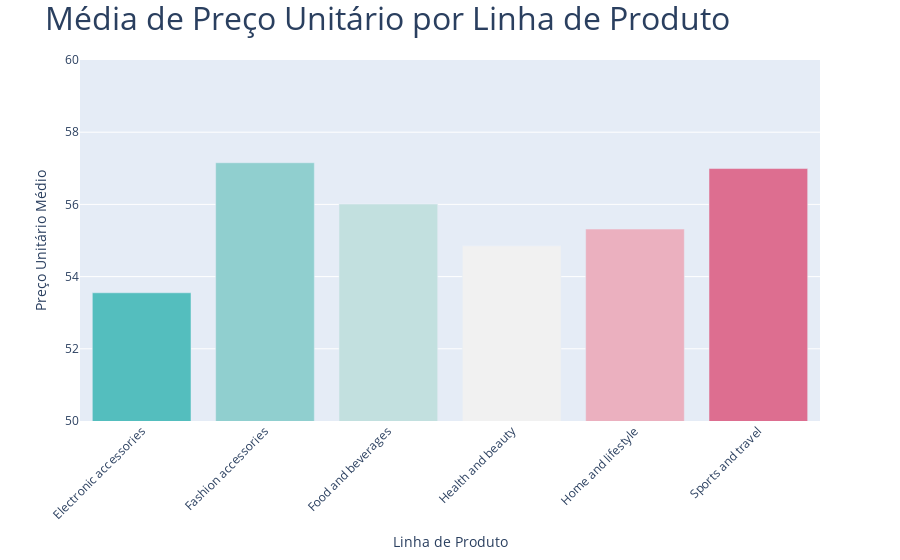

Notebook source saved alongside this figure:
### Code cell
# 3 - Média de preço unitário de linha de produtos

# Retornar a média de preço unitário por linha de produto
average_unit_price = df.groupby("product_line")["unit_price"].mean()

# Transformando a Series em DataFrame e resetando o índice
average_unit_price_df = average_unit_price.reset_index()

# Core personalizada para o gráfico
color_pink_foam_7 = [
    "#54bebe",
    "#90cfcf",
    "#c2e0df",
    "#f1f1f1",
    "#ebb0bf",
    "#dd6e90",
    "#c80064",
]

# Criando um gráfico de barras personalizado com Plotly
fig = px.bar(
    average_unit_price_df,
    x="product_line",
    y="unit_price",
    color="product_line",
    color_discrete_sequence=color_pink_foam_7,
    labels={"unit_price": "Média de Preço Unitário", "product_line": "Linha de Produto"},
)

# Personalizando o layout do gráfico
fig.update_layout(
    xaxis_title="Linha de Produto",
    yaxis_title="Preço Unitário Médio",
    title="Média de Preço Unitário por Linha de Produto",
    title_font=dict(size=32),
    xaxis_tickangle=-45,
    # yaxis=dict(range=[average_unit_price_df["unit_price"].min(), average_unit_price_df["unit_price"].max()]),  # Definindo o limite do eixo y
    yaxis=dict(range=[50, 60]),
    # height=800,
    showlegend=False,
)

fig.show()

### Figure 1 — Plotly figure (JSON) as saved in the notebook; plotly's stock layout.template omitted (floating-point values rounded to 4 significant figures)
{"data": [{"alignmentgroup": "True", "hovertemplate": "Linha de Produto=%{x}<br>Média de Preço Unitário=%{y}<extra></extra>", "legendgroup": "Electronic accessories", "marker": {"color": "#54bebe", "pattern": {"shape": ""}}, "name": "Electronic accessories", "offsetgroup": "Electronic accessories", "orientation": "v", "showlegend": true, "textposition": "auto", "type": "bar", "x": ["Electronic accessories"], "xaxis": "x", "y": [53.55], "yaxis": "y"}, {"alignmentgroup": "True", "hovertemplate": "Linha de Produto=%{x}<br>Média de Preço Unitário=%{y}<extra></extra>", "legendgroup": "Fashion accessories", "marker": {"color": "#90cfcf", "pattern": {"shape": ""}}, "name": "Fashion accessories", "offsetgroup": "Fashion accessories", "orientation": "v", "showlegend": true, "textposition": "auto", "type": "bar", "x": ["Fashion accessories"], "xaxis": "x", "y": [57.15], "yaxis": "y"}, {"alignmentgroup": "True", "hovertemplate": "Linha de Produto=%{x}<br>Média de Preço Unitário=%{y}<extra></extra>", "legendgroup": "Food and beverages", "marker": {"color": "#c2e0df", "pattern": {"shape": ""}}, "name": "Food and beverages", "offsetgroup": "Food and beverages", "orientation": "v", "showlegend": true, "textposition": "auto", "type": "bar", "x": ["Food and beverages"], "xaxis": "x", "y": [56.01], "yaxis": "y"}, {"alignmentgroup": "True", "hovertemplate": "Linha de Produto=%{x}<br>Média de Preço Unitário=%{y}<extra></extra>", "legendgroup": "Health and beauty", "marker": {"color": "#f1f1f1", "pattern": {"shape": ""}}, "name": "Health and beauty", "offsetgroup": "Health and beauty", "orientation": "v", "showlegend": true, "textposition": "auto", "type": "bar", "x": ["Health and beauty"], "xaxis": "x", "y": [54.85], "yaxis": "y"}, {"alignmentgroup": "True", "hovertemplate": "Linha de Produto=%{x}<br>Média de Preço Unitário=%{y}<extra></extra>", "legendgroup": "Home and lifestyle", "marker": {"color": "#ebb0bf", "pattern": {"shape": ""}}, "name": "Home and lifestyle", "offsetgroup": "Home and lifestyle", "orientation": "v", "showlegend": true, "textposition": "auto", "type": "bar", "x": ["Home and lifestyle"], "xaxis": "x", "y": [55.32], "yaxis": "y"}, {"alignmentgroup": "True", "hovertemplate": "Linha de Produto=%{x}<br>Média de Preço Unitário=%{y}<extra></extra>", "legendgroup": "Sports and travel", "marker": {"color": "#dd6e90", "pattern": {"shape": ""}}, "name": "Sports and travel", "offsetgroup": "Sports and travel", "orientation": "v", "showlegend": true, "textposition": "auto", "type": "bar", "x": ["Sports and travel"], "xaxis": "x", "y": [56.99], "yaxis": "y"}], "layout": {"barmode": "relative", "legend": {"title": {"text": "Linha de Produto"}, "tracegroupgap": 0}, "margin": {"t": 60}, "showlegend": false, "title": {"font": {"size": 32}, "text": "Média de Preço Unitário por Linha de Produto"}, "xaxis": {"anchor": "y", "categoryarray": ["Electronic accessories", "Fashion accessories", "Food and beverages", "Health and beauty", "Home and lifestyle", "Sports and travel"], "categoryorder": "array", "domain": [0, 1], "tickangle": -45, "title": {"text": "Linha de Produto"}}, "yaxis": {"anchor": "x", "domain": [0, 1], "range": [50, 60], "title": {"text": "Preço Unitário Médio"}}}}
